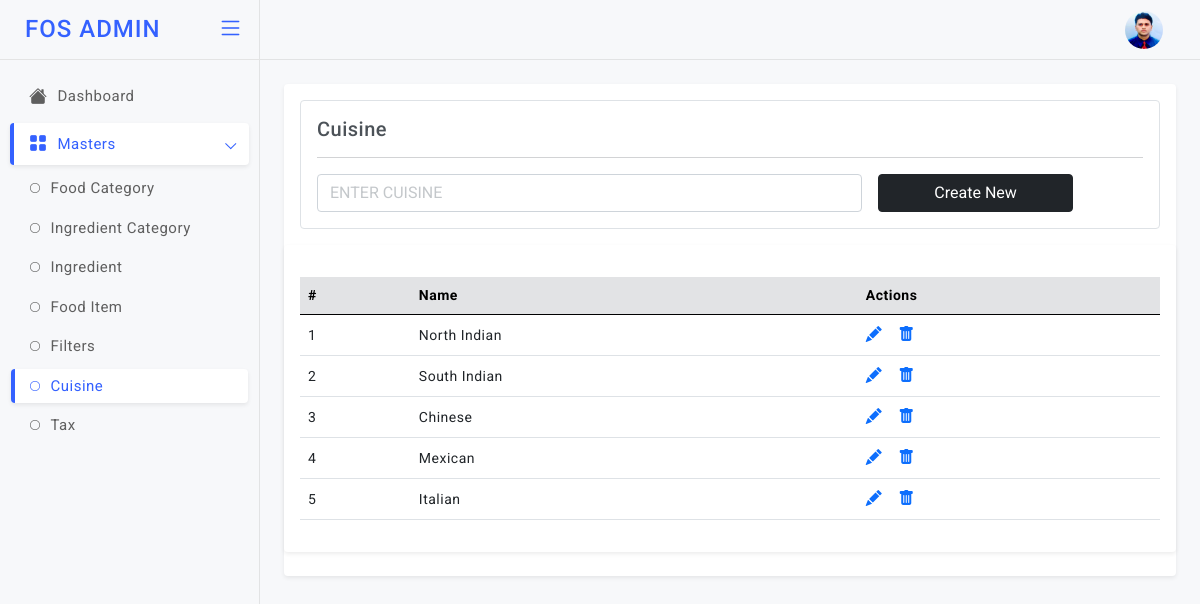
The page /cusin (signed in) on the database as committed earlier.
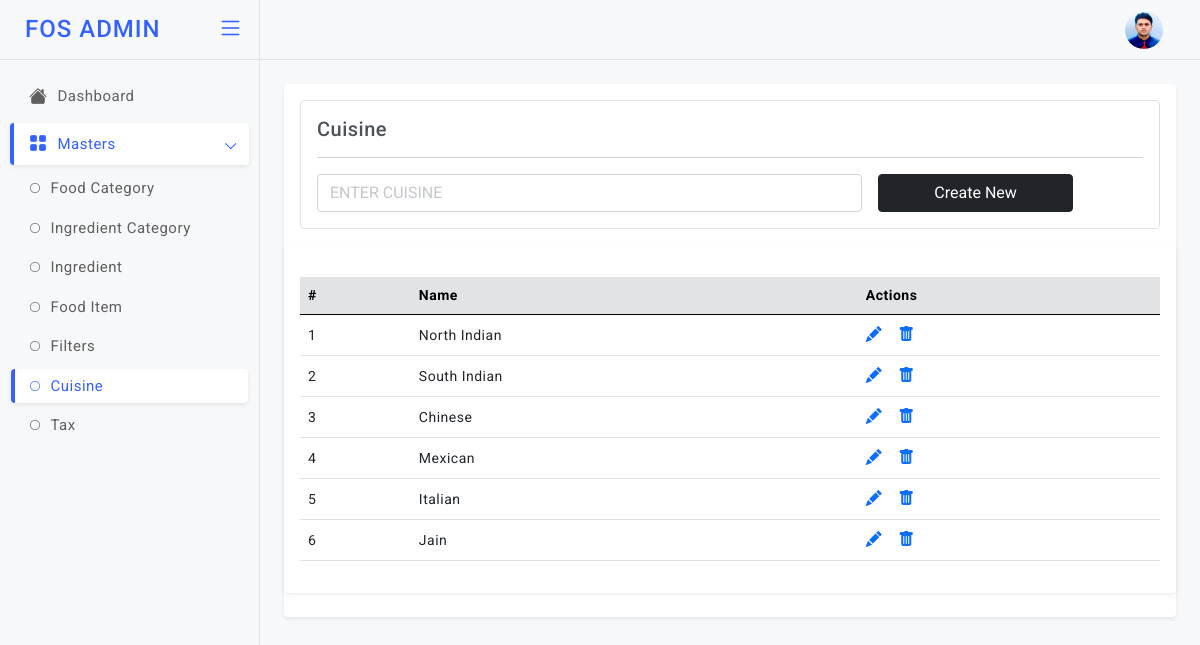
The same page on the database as committed later.
### models.py (models this page shows)
class Cuisine(db.Model):
    id = db.Column(db.Integer, primary_key=True)
    cuisine_name = db.Column(db.String)

### app.py (the view)
@app.route('/cusin', methods=["GET","POST"]) # End Point to Add & View the Cuisine
def cusin():
    if not settings.session.get("name"):
            return settings.redirect("/login")
    if settings.request.method=="POST":
        cuisine_name = settings.request.form["cuisine_name"]
        info=models.Cuisine(cuisine_name=cuisine_name)
        db.session.add(info)
        db.session.commit()
    fetch=models.Cuisine.query.all()
    return settings.render_template('admin/cusin.html', getinfo=fetch)

### templates/admin/cusin.html (shortened to what the changed rows need)
<!doctype html>
<html lang="en">
<head>
  <link href="static/admin-assets/plugins/simplebar/css/simplebar.css" rel="stylesheet" />
  <link href="static/admin-assets/plugins/perfect-scrollbar/css/perfect-scrollbar.css" rel="stylesheet" />
  <link href="static/admin-assets/plugins/metismenu/css/metisMenu.min.css" rel="stylesheet" />
  <link href="static/admin-assets/css/bootstrap.min.css" rel="stylesheet" />
  <link href="static/admin-assets/css/bootstrap-extended.css" rel="stylesheet" />
  <link href="static/admin-assets/css/style.css" rel="stylesheet" />
  <link href="static/admin-assets/css/icons.css" rel="stylesheet">
  <link rel="stylesheet" href="https://cdn.jsdelivr.net/npm/bootstrap-icons@1.5.0/font/bootstrap-icons.css">
	<link href="static/admin-assets/css/pace.min.css" rel="stylesheet" />
  <link href="static/admin-assets/css/dark-theme.css" rel="stylesheet" />
  <link href="static/admin-assets/css/light-theme.css" rel="stylesheet" />
  <link href="static/admin-assets/css/semi-dark.css" rel="stylesheet" />
  <link href="static/admin-assets/css/header-colors.css" rel="stylesheet" />
</head>
<body>
  <div class="wrapper">
          <main class="page-content">
            <div class="card">
               <div class="card">
                 <div class="card-body">
                   <div class="table-responsive mt-3">
                     <table class="table align-middle">
                       <thead class="table-secondary">
                         <tr>
                          <th>#</th>
                          <th>Name</th>
                          <th>Actions</th>
                         </tr>
                       </thead>
                       <tbody>
                        {% for i in getinfo %}
                         <tr>
                          <td>{{loop.index}}</td>
                           <td>
                             <p class="mb-0">{{i["cuisine_name"]}}</p>
                           </td>
                            <td>
                             <div class="table-actions d-flex align-items-center gap-3 fs-6">
                              <a href="/cusinupdate?id={{i['id']}}"><i class="bi bi-pencil-fill"></i></a>
                               <a href="/cusindel/{{i['id']}}"><i class="bi bi-trash-fill"></i></a>
                             </div>
                           </td>
                         </tr>
                         {% endfor %}
                       </tbody>
                     </table>
                   </div>
                 </div>
               </div>
          </main>
  </div>
</body>
</html>

Rows that differ between the two databases and show on the page:
added Cuisine: cuisine_name "Jain"
